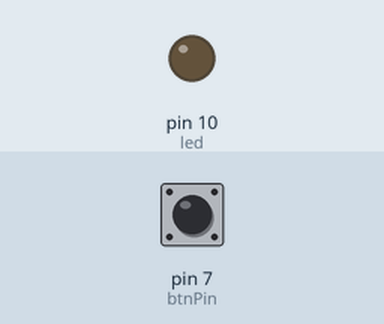
This sketch was run on a simulated Arduino Uno, built with avr-gcc and run on an emulated ATmega328P. Shown: output pins drawn as LEDs (lit = HIGH). Inputs (shaded band) come from the test bench; at power-on: pin 7 (btnPin) HIGH.

Above: at 1.2 s.
1.3 s: pin 7 (btnPin) pulled LOW for 0.15 s
At 2.3 s:
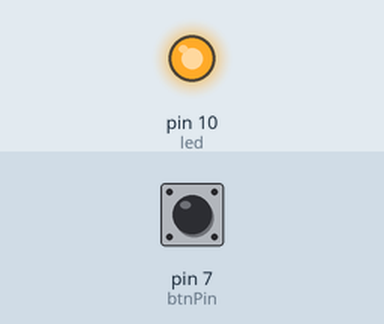
2.9 s: pin 7 (btnPin) pulled LOW for 1 s
At 3.5 s:
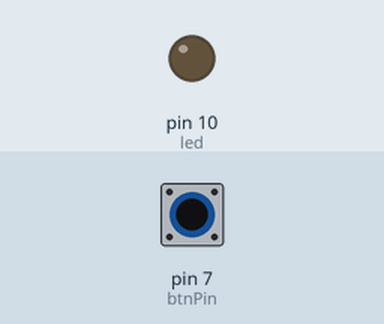
5.4 s: pin 7 (btnPin) pulled LOW for 3.2 s
At 6.6 s:
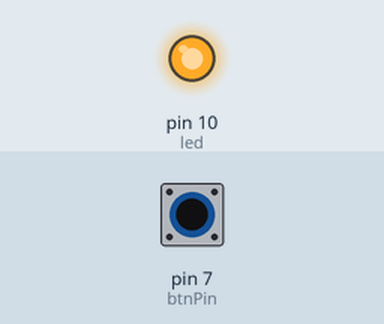
Timing chart, 0 to 8.4 s (numbered marks = the images above; inputs shaded):
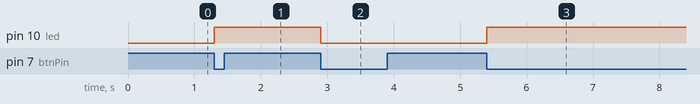

Measured:
- after the input at 1.3 s, pin 10 (led): LOW → HIGH at once
- after the input at 2.9 s, pin 10 (led): HIGH → LOW at once
- after the input at 5.4 s, pin 10 (led): LOW → HIGH at once

The sketch:

02_Button.ino
```cpp
/*
// 2-1
int btnPin = 7;
int led = 13;

// int lastState = HIGH;
int currState;


// 2-2
int btnPin = 7;
int led = 13;
int btnState;


// 2-3
int btn = 7;
int l1 = 4, l2 = 5;


//2-4
int BUTTON_PIN = 7;
int DEBOUNCE_DELAY = 50;

int lastSteadyState = HIGH;
int lastFlickerableState = HIGH;
int currentState;

unsigned long lastDebounceTime = 0;
*/

//2-5
int btnPin = 7;
int led = 10;
int btnState = 0, lbs = 0, ledState = false;

void setup() {
  btnLedSetup2();
}

void loop() {
  btnLedLoop2();
}
```

2-1_Btn_State.ino
```cpp
void btnStateSetup(int btnPin) {
  // put your setup code here, to run once:
  Serial.begin(9600);
  pinMode(btnPin, INPUT_PULLUP);
}

void btnStateLoop(int btnPin, int lastState, int currState) {
  // put your main code here, to run repeatedly:
  currState = digitalRead(btnPin);
  Serial.println(currState);

  /*
  if (lastState == LOW && currState == HIGH) {
    Serial.println("The state changed from LOW to HIGH -> Button RELEASED");
  } else if (lastState == HIGH && currState == LOW) {
    Serial.println("The state changed from HIGH to LOW -> Button PRESSED");
  }
  lastState = currState;
  */
}
```

2-2_Btn_Led.ino
```cpp
void btnLedSetup(int btnPin, int led) {
  pinMode(btnPin, INPUT_PULLUP);
  pinMode(led, OUTPUT);
}

void btnLedLoop(int btnPin, int led, int btnState) {
  btnState = digitalRead(btnPin);

  if (btnState == HIGH) {
    digitalWrite(led, LOW);
  }

  if (btnState == LOW) {
    digitalWrite(led, HIGH);
  }
}
```

2-3_Btn_2Leds.ino
```cpp
void btnLedsSetup(int btn, int l1, int l2) {
  pinMode(l1, OUTPUT);
  pinMode(l2, OUTPUT);
  pinMode(btn, INPUT_PULLUP);
}

void btnLedsLoop(int btn, int l1, int l2) {
  int ls, cs;
  cs = digitalRead(btn);

  if (ls == LOW && cs == HIGH) {
    digitalWrite(l1, LOW);
    digitalWrite(l2, LOW);
    ls = cs;
  }

  if (ls == HIGH && cs == LOW) {
    digitalWrite(l1, HIGH);
    digitalWrite(l2, HIGH);
    ls = cs;
  }
}
```

2-4_Btn_Debounce.ino
```cpp
void BtnDebounceSetup(int BUTTON_PIN) {
  Serial.begin(9600);
  pinMode(BUTTON_PIN, INPUT_PULLUP);
}

void BtnDebounceLoop(int currentState, int lastSteadyState, int lastDebounceTime, int lastFlickerableState, int DEBOUNCE_DELAY, int BUTTON_PIN) {
  currentState = digitalRead(BUTTON_PIN);

  //check if button state is changed
  if(currentState != lastFlickerableState) {
    lastDebounceTime = millis();
    lastFlickerableState = currentState;
  }

  //check if button state is not changed
  if((millis() - lastDebounceTime) > DEBOUNCE_DELAY) {
    if (currentState != lastSteadyState) {
        lastSteadyState = currentState;

        if(currentState == LOW) {
          Serial.println("Button pressed!");
        } else {
          Serial.println("Button released!");
        }
    }
  }
}
```

2-5_Btn_Led2.ino
```cpp
void btnLedSetup2() {
  pinMode(btnPin, INPUT_PULLUP);
  pinMode(led, OUTPUT);
  digitalWrite(led, LOW);
}

void btnLedLoop2() {
  btnState = digitalRead(btnPin);

  if (btnState == HIGH && lbs == LOW) {
    while(digitalRead(btnPin) == HIGH) {
      delay(10);
    }
    ledState = !ledState;
    digitalWrite(led, ledState ? HIGH : LOW);
  }
  lbs = btnState;
}
```
